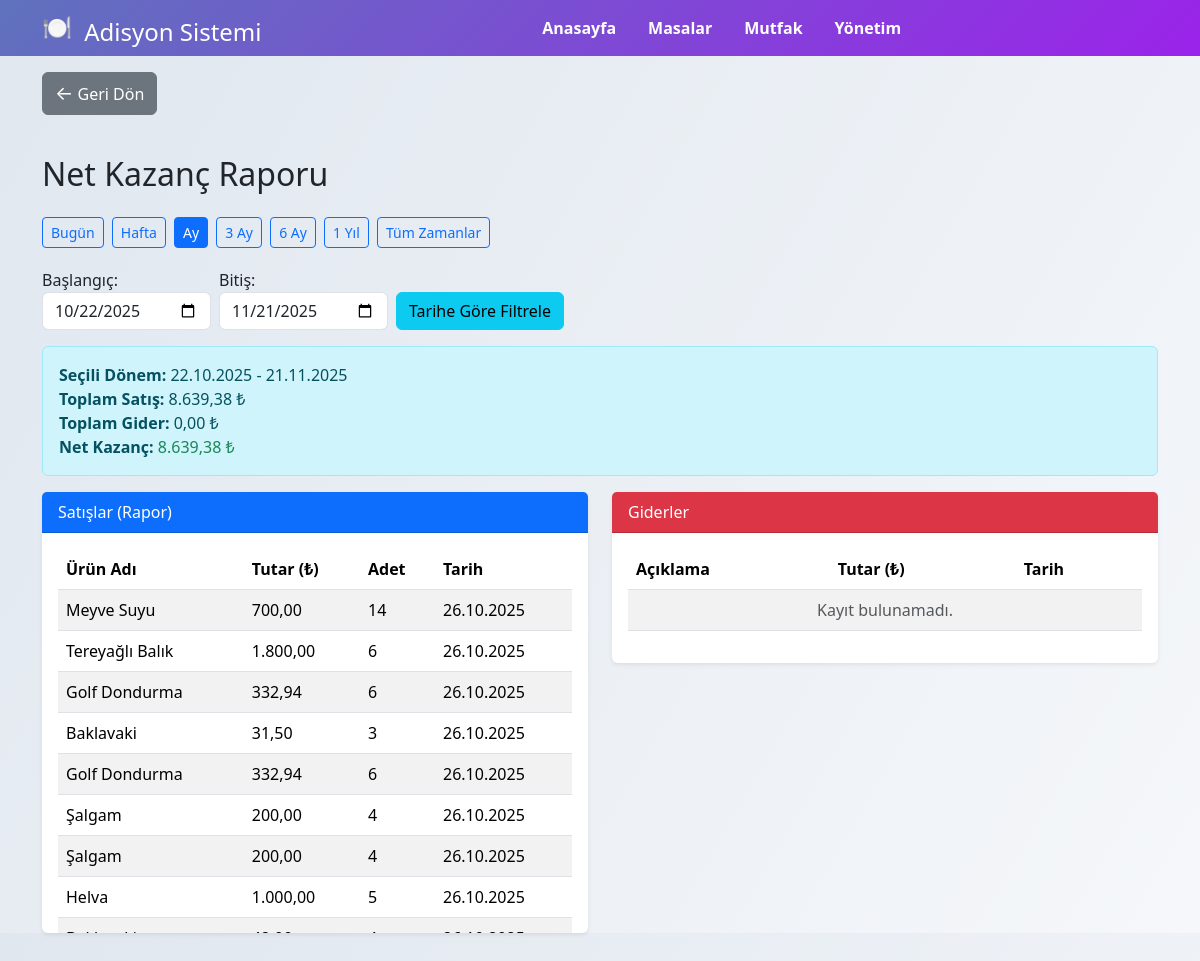
/yonetim/rapor.php?periyot=ay, run on the app's committed database.
### tables this page shows
CREATE TABLE `rapor` (
  `id` int(11) NOT NULL,
  `urun_adi` varchar(200) NOT NULL,
  `urun_fiyat` float NOT NULL,
  `adet` int(11) NOT NULL,
  `tarih` date NOT NULL
);

### yonetim/rapor.php (the view, shortened to what this page needs)
<?php
include_once '../db/db.php';
?>
<!DOCTYPE html>
<html lang="tr">
<head>
    <link href="../bootstrap/css/bootstrap.min.css" rel="stylesheet">
</head>
<body>
    <div class="header py-2">
        <div class="container">
            <div class="row align-items-center">
                <div class="col-auto">
                    <span style="font-size:1.5rem;">🍽️</span>
                    <span class="h4 align-middle ms-2">Adisyon Sistemi</span>
                </div>
                <div class="col d-flex justify-content-center">
                    <nav>
                        <ul class="nav">
                            <li class="nav-item">
                                <a class="nav-link text-white" href="../index.php"><strong>Anasayfa</strong></a>
                            </li>
                            <li class="nav-item">
                                <a class="nav-link text-white" href="../masalar.php"><strong>Masalar</strong></a>
                            </li>
                            <li class="nav-item">
                                <a class="nav-link text-white" href="../mutfak.php"><strong>Mutfak</strong></a>
                            </li>
                            <li class="nav-item">
                                <a class="nav-link text-white" href="index.php"><strong>Yönetim</strong></a>
                            </li>
                        </ul>
                    </nav>
                </div>
            </div>
        </div>
    </div>
<div class="container mt-3">
    <a href="index.php" class="btn btn-secondary mb-3">
        <span style="font-size:1.2rem;">&#8592;</span> Geri Dön
    </a>
</div>
<?php
$periods = [
    'gun' => 1,
    'hafta' => 7,
    'ay' => 30,
    '3ay' => 90,
    '6ay' => 180,
    'yil' => 365,
    'tum' => 0
];
$selected_period = isset($_GET['periyot']) && array_key_exists($_GET['periyot'], $periods) ? $_GET['periyot'] : 'hafta';
$use_custom_range = false;
$custom_start = '';
$custom_end = '';
$today = date('Y-m-d');
if ($use_custom_range) {
    $start_date = $custom_start;
    $end_date = $custom_end;
    $date_condition = "WHERE tarih >= ? AND tarih <= ?";
} elseif ($selected_period !== 'tum') {
    $start_date = date('Y-m-d', strtotime("-" . $periods[$selected_period] . " days"));
    $end_date = $today;
    $date_condition = "WHERE tarih >= ? AND tarih <= ?";
} else {
    $start_date = null;
    $end_date = null;
    $date_condition = "";
}
$satislar = [];
if ($use_custom_range || $selected_period !== 'tum') {
    $stmt = $conn->prepare("SELECT urun_adi, urun_fiyat, adet, tarih FROM rapor $date_condition ORDER BY tarih DESC, id DESC");
    $stmt->bind_param("ss", $start_date, $end_date);
} else {
    $stmt = $conn->prepare("SELECT urun_adi, urun_fiyat, adet, tarih FROM rapor ORDER BY tarih DESC, id DESC");
}
$stmt->execute();
$result = $stmt->get_result();
$toplam_satis = 0.0;
if ($result && $result->num_rows > 0) {
    while ($row = $result->fetch_assoc()) {
        $row['tutar'] = floatval($row['urun_fiyat']) * intval($row['adet']);
        $toplam_satis += $row['tutar'];
        $satislar[] = $row;
    }
}
$giderler = [];
$toplam_gider = 0.0;
$net_kazanc = $toplam_satis - $toplam_gider;
?>
<div class="container mt-4">
    <h2 class="mb-4">Net Kazanç Raporu</h2>
    <div class="mb-3">
        <?php foreach ($periods as $key => $days): ?>
            <a href="?periyot=<?php echo $key; ?>" class="btn btn-<?php echo ($selected_period == $key && !$use_custom_range) ? 'primary' : 'outline-primary'; ?> btn-sm me-1 mb-1">
                <?php
                switch ($key) {
                    case 'gun': echo "Bugün"; break;
                    case 'hafta': echo "Hafta"; break;
                    case 'ay': echo "Ay"; break;
                    case '3ay': echo "3 Ay"; break;
                    case '6ay': echo "6 Ay"; break;
                    case 'yil': echo "1 Yıl"; break;
                    case 'tum': echo "Tüm Zamanlar"; break;
                }
                ?>
            </a>
        <?php endforeach; ?>
    </div>
    <div class="mb-3">
        <form method="get" class="row g-2 align-items-end">
            <div class="col-auto">
                <label for="baslangic" class="form-label mb-0">Başlangıç:</label>
                <input type="date" id="baslangic" name="baslangic" class="form-control" value="<?php echo htmlspecialchars($custom_start ?: ($selected_period !== 'tum' ? $start_date : '')); ?>">
            </div>
            <div class="col-auto">
                <label for="bitis" class="form-label mb-0">Bitiş:</label>
                <input type="date" id="bitis" name="bitis" class="form-control" value="<?php echo htmlspecialchars($custom_end ?: ($selected_period !== 'tum' ? $end_date : '')); ?>">
            </div>
            <div class="col-auto">
                <button type="submit" class="btn btn-info">Tarihe Göre Filtrele</button>
            </div>
        </form>
    </div>
    <div class="mb-3">
        <div class="alert alert-info">
            <strong>Seçili Dönem:</strong>
            <?php
            if ($use_custom_range) {
                echo date('d.m.Y', strtotime($custom_start)) . " - " . date('d.m.Y', strtotime($custom_end));
            } elseif ($selected_period === 'tum') {
                echo "Tüm Zamanlar";
            } else {
                echo date('d.m.Y', strtotime($start_date)) . " - " . date('d.m.Y', strtotime($end_date));
            }
            ?>
            <br>
            <strong>Toplam Satış:</strong> <?php echo number_format($toplam_satis, 2, ',', '.'); ?> ₺
            <br>
            <strong>Toplam Gider:</strong> <?php echo number_format($toplam_gider, 2, ',', '.'); ?> ₺
            <br>
            <strong>Net Kazanç:</strong> <span class="<?php echo $net_kazanc >= 0 ? 'text-success' : 'text-danger'; ?>"><?php echo number_format($net_kazanc, 2, ',', '.'); ?> ₺</span>
        </div>
    </div>
    <div class="row row-table-split g-4">
        <div class="col-lg-6">
            <div class="card">
                <div class="card-header bg-primary text-white">
                    Satışlar (Rapor)
                </div>
                <div class="card-body table-responsive">
                    <table class="table table-striped table-hover align-middle">
                        <thead>
                            <tr>
                                <th>Ürün Adı</th>
                                <th>Tutar (₺)</th>
                                <th>Adet</th>
                                <th>Tarih</th>
                            </tr>
                        </thead>
                        <tbody>
                            <?php if (count($satislar) > 0): ?>
                                <?php foreach ($satislar as $satis): ?>
                                    <tr>
                                        <td><?php echo htmlspecialchars($satis['urun_adi']); ?></td>
                                        <td><?php echo number_format($satis['tutar'], 2, ',', '.'); ?></td>
                                        <td><?php echo intval($satis['adet']); ?></td>
                                        <td><?php echo date('d.m.Y', strtotime($satis['tarih'])); ?></td>
                                    </tr>
                                <?php endforeach; ?>
                            <?php else: ?>
                                <tr>
                                    <td colspan="4" class="text-center text-muted">Kayıt bulunamadı.</td>
                                </tr>
                            <?php endif; ?>
                        </tbody>
                    </table>
                </div>
            </div>
        </div>
        <div class="col-lg-6">
            <div class="card">
                <div class="card-header bg-danger text-white">
                    Giderler
                </div>
                <div class="card-body table-responsive">
                    <table class="table table-striped table-hover align-middle">
                        <thead>
                            <tr>
                                <th>Açıklama</th>
                                <th>Tutar (₺)</th>
                                <th>Tarih</th>
                            </tr>
                        </thead>
                        <tbody>
                            <?php if (count($giderler) > 0): ?>
                                <?php foreach ($giderler as $gider): ?>
                                    <tr>
                                        <td><?php echo htmlspecialchars($gider['aciklama']); ?></td>
                                        <td><?php echo number_format($gider['tutar'], 2, ',', '.'); ?></td>
                                        <td><?php echo date('d.m.Y', strtotime($gider['tarih'])); ?></td>
                                    </tr>
                                <?php endforeach; ?>
                            <?php else: ?>
                                <tr>
                                    <td colspan="3" class="text-center text-muted">Kayıt bulunamadı.</td>
                                </tr>
                            <?php endif; ?>
                        </tbody>
                    </table>
                </div>
            </div>
        </div>
    </div>
</div>
</body>
</html>

### yonetim/rapor.php (style rules this page uses)
body { background: linear-gradient(120deg, #e0e7ef 0%, #f5f7fa 100%); }
.header { background: linear-gradient(135deg, #5f72bd 0%, #9b23ea 100%); color: white; padding: 2rem 0; }
.card { box-shadow: 0 0.125rem 0.25rem rgba(0, 0, 0, 0.075); border: none; }
.table-responsive { max-height: 400px; overflow-y: auto; }

### data on the page
rapor: urun_adi "Meyve Suyu", tutar "700,00", adet "14", tarih "26.10.2025"
rapor: urun_adi "Tereyağlı Balık", tutar "1.800,00", adet "6", tarih "26.10.2025"
rapor: urun_adi "Golf Dondurma", tutar "332,94", adet "6", tarih "26.10.2025"
rapor: urun_adi "Baklavaki", tutar "31,50", adet "3", tarih "26.10.2025"
rapor: urun_adi "Şalgam", tutar "200,00", adet "4", tarih "26.10.2025"
rapor: urun_adi "Helva", tutar "1.000,00", adet "5", tarih "26.10.2025"

### other printed values
date('d.m.Y', strtotime($start_date)) "22.10.2025"
date('d.m.Y', strtotime($end_date)) "21.11.2025"
$toplam_satis "8.639,38"
$toplam_gider "0,00"
$net_kazanc "8.639,38"
